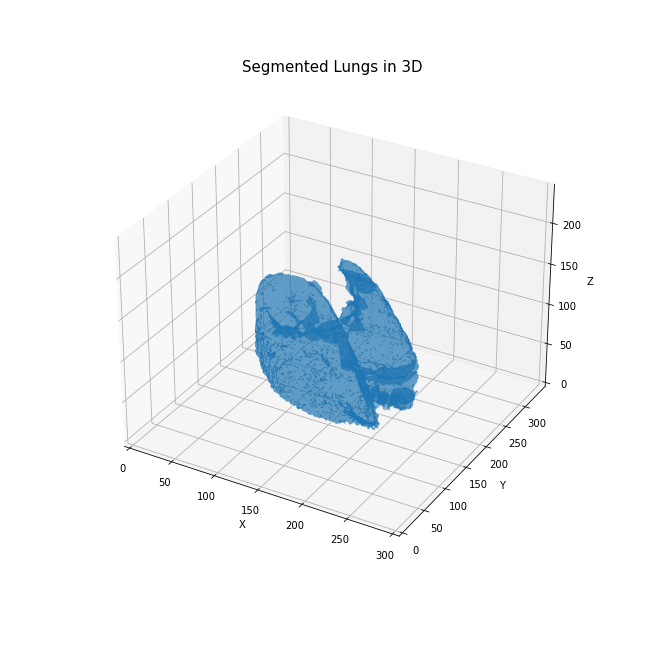
#> input picture Radiomics_Code/604/Segmented Lungs in 3D.png, 648 x 648 px
$ python -i Watershed.py   (imports and definitions only)
#> lines starting #> are read from the running program, lines starting #| are printed output that depends on the picture
#> further down, picture is the input picture: shape (648, 648, 3); mean B, G, R 246.8, 244.7, 241.5
#!/usr/bin/env python3
# -*- coding: utf-8 -*-
"""
Created on Mon Feb 15 12:44:17 2021

@author: oliviadrayson
"""

import matplotlib.pyplot as plt
import pydicom as dicom
import glob
import numpy as np
import scipy
from skimage.segmentation import clear_border
from skimage.measure import label,regionprops
from skimage import measure
from mpl_toolkits.mplot3d.art3d import Poly3DCollection

import numpy as np # linear algebra
import pandas as pd # data processing, CSV file I/O (e.g. pd.read_csv)
import os
import scipy.ndimage as ndimage
import matplotlib.pyplot as plt

from skimage import measure, morphology, segmentation
from mpl_toolkits.mplot3d.art3d import Poly3DCollection

from tkinter import filedialog as fd

no = 125

directory = '/Users/oliviadrayson/Desktop/CBCT_Females/725_Images/725 W+21'
# [1 line not run here, left out]

def DICOM(directory):
    # Converts DICOM image to a 3D array in the coronal plane

    suffix = '/*.dcm'
    imagepath = directory + suffix

    slices = []
    files = sorted(glob.glob(imagepath))

    for fname in files:
        ds = dicom.dcmread(fname)
        slices.append(ds)

    StudyDate = ds.StudyDate
    Name = ds.PatientName

    # create 3D array
    img_shape = list(slices[0].pixel_array.shape)
    img_shape.append(len(slices))
    img3d = np.zeros(img_shape)

    # fill 3D array with the images from the files
    for i, s in enumerate(slices):
        img2d = s.pixel_array
        img3d[:, :, i] = img2d

    ps = slices[0].PixelSpacing
    ss = slices[0].SliceThickness

    #plt.imshow(slices[100].pixel_array, cmap=plt.cm.gray)

    # Rotate image 90 degrees
    img3dR = scipy.ndimage.interpolation.rotate(img3d,90,axes=(2,1))

    img3dR[img3dR < -2000] = 0

    return img3dR #StudyDate, Name, ps, ss

# [1 line that did not run here, left out]

# [1 line that did not run here, left out]

# [5 lines not run here, left out]

#Thresholding

# [167 lines left out: functions threshold, THRESHOLD, not called in this run]

def Segment4(img3dR):

    #Make binary and threshold
    Axial = img3dR.transpose(1,0,2)
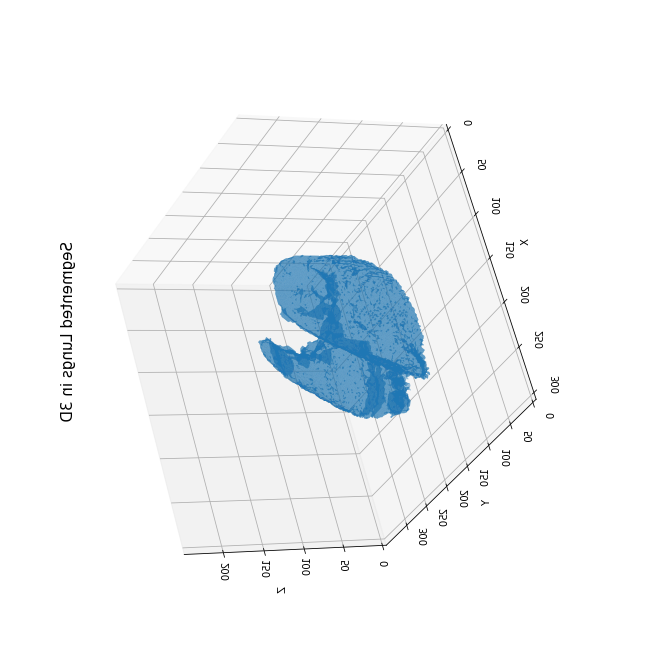
#> Axial: shape (648, 648, 3); mean B, G, R 246.8, 244.7, 241.5

    Segmented = []

    for im in Axial:

        binary = (im < 0) & (im > -900)
        cleared = clear_border(binary)
        label_image = label(cleared)

        regions = regionprops(label_image)

        #Keeping only n largest areas
        areas = [r.area for r in regions]
        areas.sort()
        n = 2 #keeping top n

        if len(areas) > n:
            for region in regionprops(label_image):
                if region.area < areas[-n] or region.area < 200:
                    for coordinates in region.coords:
                        label_image[coordinates[0], coordinates[1]] = 0

        im = label_image > 0

        label_image = label(im)
        regions = regionprops(label_image)

        #now only keeping central objects

        centres = [r.centroid for r in regions]

        # [8 lines left out: function modulus, not called in this run]

        mods = [modulus(c) for c in centres]
        mods.sort()

        for region in regions:
            centre = region.centroid
            mod = modulus(centre)

            length = max(im.shape)/3 #inner 2/3 of the image

            if len(mods) > 1:
                if mod > length or mod > 1.5*mods[1]:
                    for coordinates in region.coords:
                        label_image[coordinates[0], coordinates[1]] = 0
            else:
                if mod > length:
                     for coordinates in region.coords:
                        label_image[coordinates[0], coordinates[1]] = 0

        im = label_image > 0
        Segmented.append(im)
#> after the loop, Segmented = 648 items

    Segmented = np.stack([s for s in Segmented])
#> Segmented: shape (648, 648, 3) bool; every value is 0

    Coronal = Segmented.transpose(1,0,2) #back to coronal
    Segmented = []

    for im in Coronal:

        im = clear_border(im)
        label_image = label(im)
        regions = regionprops(label_image)

        for region in regions:
            centre = region.centroid
            mod = modulus(centre)

            length = 3*max(im.shape)/8 #inner three quarters of the image

            if len(mods) > 1:
                if mod > length or mod > 1.5*mods[1]:
                    for coordinates in region.coords:
                        label_image[coordinates[0], coordinates[1]] = 0
            else:
                if mod > length:
                     for coordinates in region.coords:
                        label_image[coordinates[0], coordinates[1]] = 0

        im = label_image > 0
        Segmented.append(im)

    Segmented = np.stack([s for s in Segmented])

    Segmented = ndimage.binary_dilation(Segmented, iterations=10)
    Segmented = ndimage.binary_fill_holes(Segmented)
    Segmented = ndimage.binary_erosion(Segmented, iterations=10)

    Segmented = Segmented.transpose(1,0,2)

    return Segmented

"""counter = no
test_threshold = threshold(Axial[no], counter) * Axial[no]

# Threshold 3D

Segmented = []

counter = 0

for image_slice in Axial:
    counter += 1
    Segmented.append(threshold(image_slice, counter))

Segmented = np.stack([s for s in Segmented])

Segmented = ndimage.binary_dilation(Segmented, iterations=10)
Segmented = ndimage.binary_fill_holes(Segmented)
Segmented = ndimage.binary_erosion(Segmented, iterations=10)"""

##

#Segmented = THRESHOLD(Axial)
# [1 line that did not run here, left out]

# [3 lines not run here, left out]

#### 3D View

# [1 line that did not run here, left out]

# [1 line that did not run here, left out]

# [1 line that did not run here, left out]

# [1 line that did not run here, left out]

fig = plt.figure(figsize=(9, 9))
ax = fig.add_subplot(111, projection='3d')

title = "Segmented Lungs in 3D"
# [1 line not run here, left out]

# [1 line that did not run here, left out]
# [9 lines not run here, left out]

fname = directory + "/" + title + ".png"
# [1 line not run here, left out]

>>> import cv2
>>> picture = cv2.imread('../Radiomics_Code/604/Segmented Lungs in 3D.png')
>>> result = Segment4(picture)
